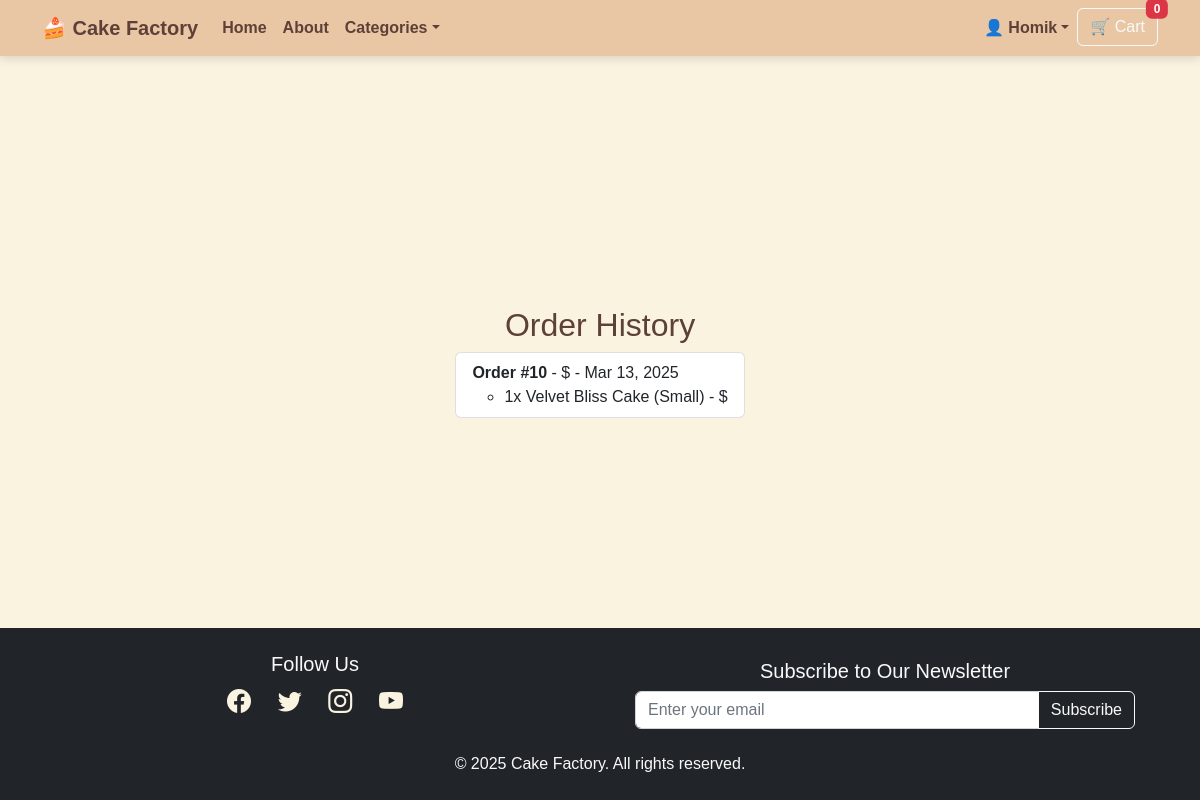
Before: /orders/orders/ (signed in) with the older database file.
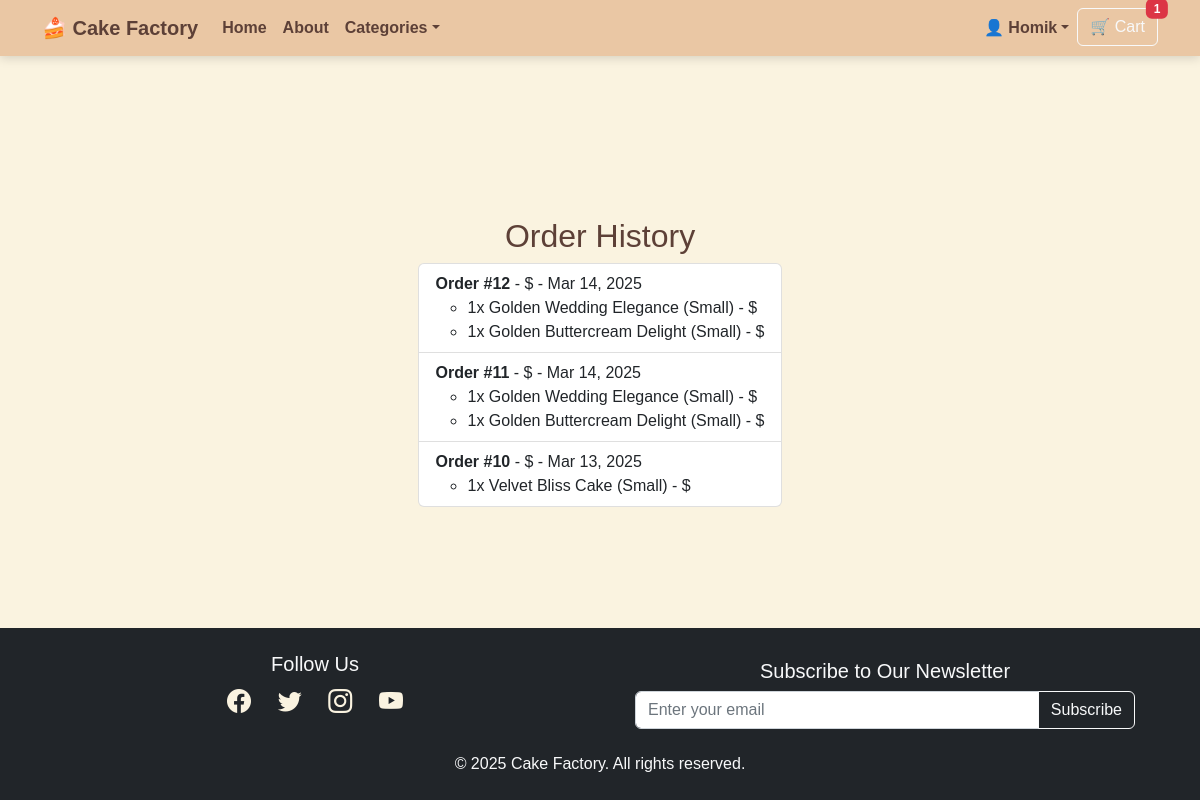
After: the same page with the newer database file.
### users/models.py (models this page shows, shortened)
class CustomUser(AbstractUser):
    stripe_customer_id = models.CharField(max_length=50, blank=True, null=True, unique=True)
    shipping_full_name = models.CharField(max_length=100, blank=True, null=True)
    shipping_phone = models.CharField(max_length=20, blank=True, null=True)
    shipping_street_address1 = models.CharField(max_length=255, blank=True, null=True)
    shipping_street_address2 = models.CharField(max_length=255, blank=True, null=True)
    shipping_city = models.CharField(max_length=100, blank=True, null=True)
    shipping_postcode = models.CharField(max_length=20, blank=True, null=True)
    shipping_country = CountryField(blank_label="Select country", blank=True, null=True)
    billing_full_name = models.CharField(max_length=100, blank=True, null=True)
    billing_phone = models.CharField(max_length=20, blank=True, null=True)
    billing_street_address1 = models.CharField(max_length=255, blank=True, null=True)
    billing_street_address2 = models.CharField(max_length=255, blank=True, null=True)
    billing_city = models.CharField(max_length=100, blank=True, null=True)
    billing_postcode = models.CharField(max_length=20, blank=True, null=True)
    billing_country = CountryField(blank_label="Select country", blank=True, null=True)

### orders/models.py (models this page shows, shortened)
class Order(models.Model):
    ORDER_STATUS = [
        ("pending", "Pending"),
        ("paid", "Paid"),
        ("shipped", "Shipped"),
        ("delivered", "Delivered"),
        ("cancelled", "Cancelled"),
        ("failed", "Failed"),
    ]
    user = models.ForeignKey(
        settings.AUTH_USER_MODEL,
        on_delete=models.SET_NULL,
        null=True,
        blank=True,
        related_name="orders"
    )
    order_number = models.CharField(max_length=32, null=False, editable=False, unique=True)
    full_name = models.CharField(max_length=50)
    email = models.EmailField(max_length=254)
    phone_number = models.CharField(max_length=20)
    country = models.CharField(max_length=40)
    postcode = models.CharField(max_length=20, null=True, blank=True)
    town_or_city = models.CharField(max_length=40)
    street_address1 = models.CharField(max_length=80)
    street_address2 = models.CharField(max_length=80, null=True, blank=True)
    county = models.CharField(max_length=80, null=True, blank=True)
    billing_full_name = models.CharField(max_length=50, blank=True, null=True)
    billing_phone_number = models.CharField(max_length=20, blank=True, null=True)
    billing_country = models.CharField(max_length=40, blank=True, null=True)
    billing_postcode = models.CharField(max_length=20, blank=True, null=True)
    billing_town_or_city = models.CharField(max_length=40, blank=True, null=True)
    billing_street_address1 = models.CharField(max_length=80, blank=True, null=True)
    billing_street_address2 = models.CharField(max_length=80, blank=True, null=True)
    billing_county = models.CharField(max_length=80, blank=True, null=True)
    delivery_date = models.DateField(null=True, blank=True)
    delivery_time = models.TimeField(null=True, blank=True)
    date = models.DateTimeField(auto_now_add=True)
    created_at = models.DateTimeField(auto_now_add=True)
    updated_at = models.DateTimeField(auto_now=True)
    status = models.CharField(
        max_length=20,
        choices=ORDER_STATUS,
        default="pending"
    )
    delivery_cost = models.DecimalField(max_digits=6, decimal_places=2, default=0)
    order_total = models.DecimalField(max_digits=10, decimal_places=2, default=0)
    grand_total = models.DecimalField(max_digits=10, decimal_places=2, default=0)

class OrderItem(models.Model):
    order = models.ForeignKey(Order, on_delete=models.CASCADE, related_name="items")
    product = models.ForeignKey(Product, on_delete=models.CASCADE)
    size = models.ForeignKey(Size, on_delete=models.SET_NULL, null=True, blank=True)
    quantity = models.PositiveIntegerField(default=1)
    price_each = models.DecimalField(max_digits=10, decimal_places=2)

### products/models.py (models this page shows, shortened)
class Product(models.Model):
    name = models.CharField(max_length=255, unique=True)
    slug = models.SlugField(unique=True, blank=True)
    description = models.TextField(blank=True)
    price = models.DecimalField(max_digits=10, decimal_places=2)
    category = models.ForeignKey(
        Category, on_delete=models.SET_NULL,
        null=True, blank=True, related_name="products"
    )
    flavor = models.ForeignKey(
        Flavor, on_delete=models.SET_NULL,
        null=True, blank=True, related_name="products"
    )
    sizes = models.ManyToManyField(
        Size, blank=True, related_name="products"
    )
    image = models.ImageField(upload_to="product_images/", blank=True, null=True)
    allergen_info = models.TextField(blank=True, help_text="E.g., Contains nuts, gluten-free")
    available = models.BooleanField(default=True) # If needed deactivate.
    created_at = models.DateTimeField(auto_now_add=True)

class Size(models.Model):
    name = models.CharField(max_length=100, unique=True)
    slug = models.SlugField(unique=True, blank=True)
    def __str__(self):
        return self.name

### orders/views.py (the view)
# urls.py: path("orders/", views.order_history, name="order_history"),
@login_required
def order_history(request):
    orders = Order.objects.filter(user=request.user).order_by("-created_at")
    return render(request, "orders/order_history.html", {"orders": orders})

### orders/context_processors.py (called while the page is built)
def cart_context(request):
    cart_items = 0
    cart_total_price = 0.0
    if request.user.is_authenticated:
        cart_items_qs = CartItem.objects.filter(user=request.user)
        cart_items = sum(item.quantity for item in cart_items_qs)
        cart_total_price = sum(item.line_total for item in cart_items_qs)
    else:
        session_cart = request.session.get("cart", {})
        cart_items = sum(item["quantity"] for item in session_cart.values())
        cart_total_price = sum(float(item["price"]) * int(item["quantity"]) for item in session_cart.values())
    return {"cart_items": cart_items, "cart_total_price": cart_total_price}

### orders/models.py (called while the page is built)
    @property
    def adjusted_price(self):
        SIZE_PRICE_ADJUSTMENT = {
            "Small": 0,
            "Large": 20,
            "X-large": 40
        }
        base_price = self.product.price or 0
        size_adjustment = SIZE_PRICE_ADJUSTMENT.get(self.size.name if self.size else "Small", 0)
        return base_price + size_adjustment

    @property
    def line_total(self):
        return self.adjusted_price * self.quantity

### products/context_processors.py (called while the page is built)
def categories_context(request):
    return {
        'categories': Category.objects.all()
    }

### orders/templates/orders/order_history.html (shortened to what this page needs)
{% extends "base.html" %}
{% block content %}
<h2>Order History</h2>
{% if orders %}
    <ul class="list-group">
        {% for order in orders %}
        <li class="list-group-item">
            <strong>Order #{{ order.id }}</strong> - ${{ order.total_price|floatformat:2 }} - {{ order.created_at|date:"M d, Y" }}
            <ul>
                {% for item in order.items.all %}
                <li>{{ item.quantity }}x {{ item.product.name }} ({{ item.size|default:"-" }}) - ${{ item.price }}</li>
                {% endfor %}
            </ul>
        </li>
        {% endfor %}
    </ul>
{% else %}
    <p>You have no past orders.</p>
{% endif %}
{% endblock %}

### templates/base.html (shortened to what this page needs)
{% load static %}
<!DOCTYPE html>
<html lang="en">
<head>
    <link href="https://cdn.jsdelivr.net/npm/bootstrap-icons/font/bootstrap-icons.css" rel="stylesheet">
    <link href="https://cdn.jsdelivr.net/npm/bootstrap@5.2.3/dist/css/bootstrap.min.css" rel="stylesheet">
    <link href="{% static 'css/styles.css' %}" rel="stylesheet">
</head>
<body class="{% if request.resolver_match.url_name == 'home' %}homepage{% endif %}">
    <nav class="navbar navbar-expand-lg navbar-dark fixed-top glass-navbar">
        <div class="container">
            <a class="navbar-brand fw-bold" href="{% url 'home' %}">🍰 Cake Factory</a>
            <div class="collapse navbar-collapse" id="navbarContent">
                <ul class="navbar-nav me-auto">
                    <li class="nav-item"><a class="nav-link" href="{% url 'home' %}">Home</a></li>
                    <li class="nav-item"><a class="nav-link" href="{% url 'about' %}">About</a></li>
                    <li class="nav-item dropdown">
                        <a class="nav-link dropdown-toggle" href="#" id="categoriesDropdown" role="button"
                            data-bs-toggle="dropdown">Categories</a>
                    </li>
                </ul>
                <ul class="navbar-nav ms-auto">
                    <li class="nav-item dropdown">
                        <a class="nav-link dropdown-toggle" href="#" id="accountDropdown" role="button"
                            data-bs-toggle="dropdown">{% if user.is_authenticated %}👤 {{ user.username }}{% else %}My
                            Account{% endif %}</a>
                    </li>
                    {% if request.resolver_match.url_name != "checkout" %}
                    <li class="nav-item">
                        <a class="btn btn-outline-light position-relative" href="{% url 'cart_view' %}">
                            🛒 Cart
                            <span class="position-absolute top-0 start-100 translate-middle badge bg-danger">
                                {{ cart_items|default:0 }}
                            </span>
                        </a>
                    </li>
                    {% endif %}
                </ul>
            </div>
        </div>
    </nav>
    <main class="container py-5">
        {% block content %}{% endblock %}
    </main>
    <footer class="footer bg-dark text-light py-4">
        <div class="container text-center">
            <div class="row align-items-center">
                <div class="col-md-6 mb-3">
                    <h5>Follow Us</h5>
                    <div class="social-icons">
                        <a href="https://www.facebook.com/profile.php?id=61573954506260" target="_blank"><i
                                class="bi bi-facebook"></i></a>
                        <a href="https://twitter.com/yourpage" target="_blank"><i class="bi bi-twitter"></i></a>
                        <a href="https://www.instagram.com/yourpage" target="_blank"><i class="bi bi-instagram"></i></a>
                        <a href="https://www.youtube.com/yourchannel" target="_blank"><i class="bi bi-youtube"></i></a>
                    </div>
                </div>
                <div class="col-md-6">
                    <h5>Subscribe to Our Newsletter</h5>
                    <form id="newsletter-form" method="POST" action="{% url 'newsletter_signup' %}" class="newsletter">
                        <div class="input-group">
                            <input type="email" name="email" class="form-control" placeholder="Enter your email"
                                required>
                            <button class="btn btn-outline-light" type="submit">Subscribe</button>
                        </div>
                    </form>
                </div>
            </div>
            <p class="mt-3 mb-0">&copy; 2025 Cake Factory. All rights reserved.</p>
        </div>
    </footer>
</body>
</html>

### static/css/styles.css (style rules this page uses)
html, body { height: 100%; display: flex; flex-direction: column; }
body { background-color: #FAF3E0; font-family: 'Poppins', sans-serif; color: #5D4037; }
.navbar { background-color: rgba(232, 195, 158, 0.9); box-shadow: 0px 2px 10px rgba(0, 0, 0, 0.15); backdrop-filter: blur(10px); }
.navbar-brand, .navbar-nav .nav-link { color: #5D4037 !important; font-weight: bold; }
main { flex: 1; display: flex; flex-direction: column; align-items: center; justify-content: center; padding: 120px 20px 40px; width: 100%; max-width: 1200px; margin: 0 auto; }
.py-5 { padding-top: 12vh !important; padding-bottom: 0 !important; }
.footer { background-color: #5D4037; color: #FAF3E0; padding: 20px 0; text-align: center; flex-shrink: 0; }
.footer .social-icons { font-size: 1.5rem; }
.footer .social-icons a { color: #FAF3E0; margin: 0 10px; transition: 0.3s; }
.footer .newsletter { max-width: 500px; margin: auto; }

Changed rows visible on the page:
added Order: id "12", created_at "Mar 14, 2025"
added OrderItem: quantity "1", product.name "Golden Wedding Elegance", size "Small", shown under "12"
added OrderItem: quantity "1", product.name "Golden Buttercream Delight", size "Small", shown under "12"
added Order: id "11", created_at "Mar 14, 2025"
added OrderItem: quantity "1", product.name "Golden Wedding Elegance", size "Small", shown under "11"
added OrderItem: quantity "1", product.name "Golden Buttercream Delight", size "Small", shown under "11"
Other visible differences:
{{ cart_items|default:0 }}: "0" → "1"
